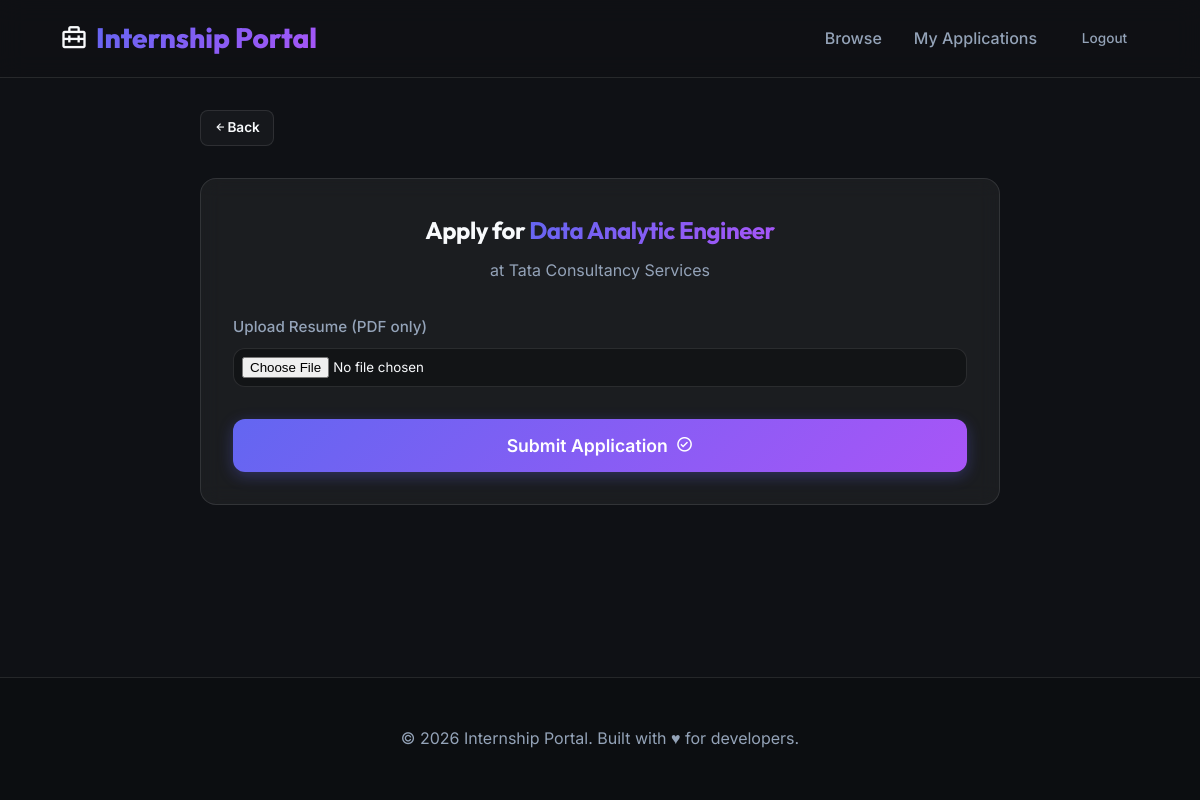
The page /internship/2/apply/ (signed in) on the database its author committed.
### internships/models.py (models this page shows, shortened)
class Internship(models.Model):
    company = models.ForeignKey(Company, on_delete=models.CASCADE, related_name='internships')
    title = models.CharField(max_length=200)
    description = models.TextField()
    location = models.CharField(max_length=200, blank=True)
    start_date = models.DateField(blank=True, null=True)
    end_date = models.DateField(blank=True, null=True)
    stipend = models.CharField(max_length=100, blank=True)
    created_at = models.DateTimeField(auto_now_add=True)
    application_deadline = models.DateField(blank=True, null=True)
    is_published = models.BooleanField(default=True)

class Company(models.Model):
    name = models.CharField(max_length=200)
    website = models.URLField(blank=True, null=True)
    description = models.TextField(blank=True)
    class Meta:
        verbose_name_plural = 'Companies'

### internships/views.py (the view)
# urls.py: path('internship/<int:pk>/apply/', views.apply_internship, name='apply'),
@login_required
def apply_internship(request, pk):
    internship = get_object_or_404(Internship, pk=pk)
    student, created = StudentProfile.objects.get_or_create(user=request.user)
    if Application.objects.filter(internship=internship, student=student).exists():
        messages.warning(request, "You have already applied for this internship.")
        return redirect('internships:detail', pk=pk)
    if request.method == 'POST':
        form = ApplyForm(request.POST, request.FILES)
        if form.is_valid():
            app = form.save(commit=False)
            app.student = student
            app.internship = internship
            app.save()
            try:
                send_application_received_email(app)
            except Exception as e:
                print(f"Error sending email: {e}")
            messages.success(request, "Application submitted successfully! Check your email for confirmation.")
            return redirect('internships:dashboard')
    else:
        form = ApplyForm()
    return render(request, 'internships/apply.html', {'form': form, 'internship': internship})

### internships/views.py
class ApplyForm(forms.ModelForm):
    class Meta:
        model = Application
        fields = ['resume']

### internships/templates/internships/apply.html (shortened to what this page needs)
{% extends 'internships/base.html' %}
{% block content %}
<div class="container" style="max-width: 800px;">
    <a href="{% url 'internships:detail' internship.pk %}" class="btn btn-secondary btn-sm mb-4"><i class='bx bx-left-arrow-alt'></i> Back</a>
    <div class="glass-card">
        <div class="mb-4 text-center">
            <h2 class="mb-1">Apply for <span class="text-gradient">{{ internship.title }}</span></h2>
            <p class="text-muted">at {{ internship.company.name }}</p>
        </div>
        <form method="post" enctype="multipart/form-data">
            <div class="form-group">
                <label for="id_resume" class="form-label">Upload Resume (PDF only)</label>
                {{ form.resume }}
            </div>
            <div class="mt-4" style="text-align: right;">
                <button type="submit" class="btn btn-primary" style="padding: 1rem 2rem; font-size: 1.1rem; width: 100%;">
                    Submit Application <i class='bx bx-check-circle' style="margin-left: 8px;"></i>
                </button>
            </div>
        </form>
    </div>
</div>
{% endblock %}

### static/css/style.css (style rules this page uses)
:root { --bg-primary: #0f1115; --bg-secondary: rgba(255, 255, 255, 0.03); --glass-bg: rgba(255, 255, 255, 0.05); --glass-border: rgba(255, 255, 255, 0.1); --accent-primary: #6366f1; --accent-secondary: #a855f7; --accent-gradient: linear-gradient(135deg, var(--accent-primary), var(--accent-secondary)); --text-primary: #f8fafc; --text-secondary: #94a3b8; --success: #10b981; --danger: #ef4444; --warning: #f59e0b; --border-radius-lg: 16px; --border-radius-md: 12px; --border-radius-sm: 8px; --transition-normal: 0.3s ease; }
* { margin: 0; padding: 0; box-sizing: border-box; }
body { background-color: var(--bg-primary); color: var(--text-primary); font-family: 'Inter', sans-serif; line-height: 1.6; min-height: 100vh; display: flex; flex-direction: column; }
h1, h2, h3, h4, h5, h6 { font-family: 'Outfit', sans-serif; font-weight: 700; letter-spacing: -0.02em; }
a { color: var(--accent-primary); text-decoration: none; transition: var(--transition-normal); }
.container { width: 90%; max-width: 1200px; margin: 0 auto; padding: 2rem 0; }
.glass-card { background: var(--glass-bg); border: 1px solid var(--glass-border); border-radius: var(--border-radius-lg); padding: 2rem; backdrop-filter: blur(10px); -webkit-backdrop-filter: blur(10px); transition: transform var(--transition-normal), box-shadow var(--transition-normal), border-color var(--transition-normal); display: flex; flex-direction: column; }
.btn { display: inline-flex; align-items: center; justify-content: center; padding: 0.75rem 1.5rem; border-radius: var(--border-radius-md); font-weight: 600; font-family: 'Inter', sans-serif; cursor: pointer; border: none; transition: var(--transition-normal); text-align: center; text-decoration: none; }
.btn-primary { background: var(--accent-gradient); color: #fff; box-shadow: 0 4px 15px rgba(99, 102, 241, 0.3); }
.btn-secondary { background: var(--bg-secondary); color: var(--text-primary); border: 1px solid var(--glass-border); }
.btn-sm { padding: 0.4rem 0.8rem; font-size: 0.85rem; border-radius: var(--border-radius-sm); }
.form-group { margin-bottom: 1.5rem; }
.form-label { display: block; margin-bottom: 0.5rem; color: var(--text-secondary); font-weight: 500; font-size: 0.95rem; }
.form-control, select, textarea { width: 100%; padding: 0.85rem 1rem; background: rgba(0, 0, 0, 0.3); border: 1px solid var(--glass-border); border-radius: var(--border-radius-md); color: var(--text-primary); font-family: 'Inter', sans-serif; transition: var(--transition-normal); }
.text-gradient { background: var(--accent-gradient); -webkit-background-clip: text; -webkit-text-fill-color: transparent; }
.text-muted { color: var(--text-secondary); }
.text-center { text-align: center; }
.mb-1 { margin-bottom: 0.5rem; }
.mb-4 { margin-bottom: 2rem; }
.mt-4 { margin-top: 2rem; }

### rows shown on the page
Internship: title "Data Analytic Engineer", company.name "Tata Consultancy Services"
